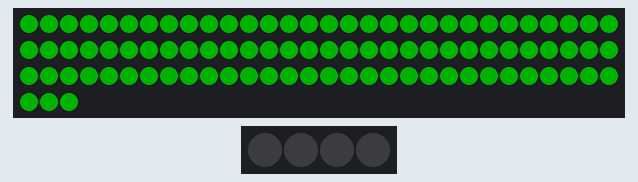
Bench run of a sketch on a simulated ESP32. Parts: 93 RGB LEDs in strip order, left to right, continuing on the next row, 4 RGB LEDs in strip order, left to right. Dim RGB values are drawn brighter than linear; WiFi joins after 1.5 s; servers stay silent unless stated; the local clock reads 2024-03-15 10:24:30 at power-on unless the sketch sets it; what the sketch prints to the serial monitor is not drawn.

Above: at 0.1 s.
At 0.6 s:
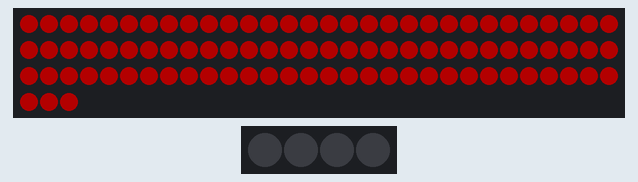
At 1.1 s:
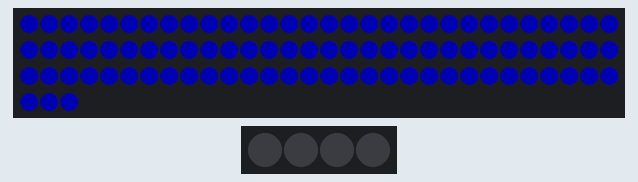
At 3.17 s:
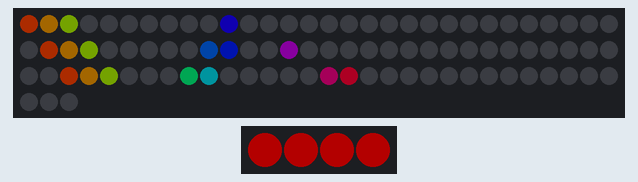
At 21.25 s:
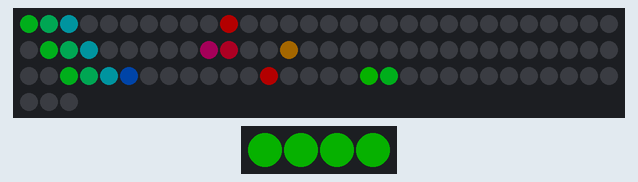
At 39.64 s:
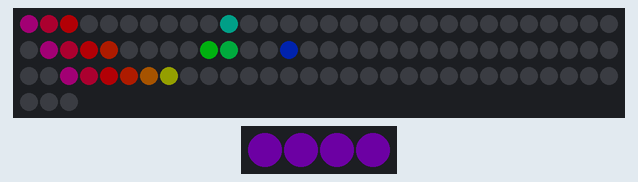
Timing chart, 0 to 40.0 s (numbered marks = the images above):
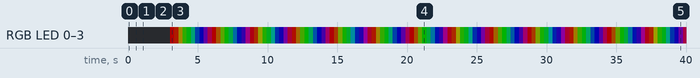

Measured:
- by itself, RGB LED 0–3: off → RGB(60, 0, 0) at 3.0 s, → RGB(52, 8, 0) 0.30 s later, → RGB(32, 27, 0) 0.30 s later, → RGB(13, 47, 0) 0.30 s later, … (123 changes in this stretch)
- what the display in image 1 shows lasts 0.5 s, from 0.5 s to 1.0 s
- what the display in image 2 shows lasts 2.0 s, from 1.0 s to 3.0 s

The sketch:

3DigitRGB_CistercianClock.ino
```cpp
#include <Adafruit_NeoPixel.h>
#include <WiFi.h>
#include <time.h>

#define SDIGITS 8
#define SCOLON  9

#define UPDATERATE  10

unsigned int segmentColor;
unsigned int nextColor;
unsigned long requestDueTime;
unsigned int prevHour;
unsigned int prevMinute;
unsigned int prevSecond;
unsigned int prevColon;
bool updateData;

const char *ntpServer = "pool.ntp.org";
const long gmtOffset_sec = -3600 * 6;
const int daylightOffset_sec = 3600;

const char *ssid     = "YourWifi";
const char *password = "YourPassword";

Adafruit_NeoPixel digitStrip = Adafruit_NeoPixel(93,SDIGITS,NEO_GRB + NEO_KHZ800);
Adafruit_NeoPixel colonStrip = Adafruit_NeoPixel(4, SCOLON, NEO_GRB + NEO_KHZ800);

// 1 to 9 digit cistercian representation
// 1 2 3 4 5 6 7 8 9 10 11 12 13 14 15 16 17 18 19 20 21 22 23 24 25 26 27 28 29 30 31 32
bool numberUnits[10][32] = { { 1, 1, 1, 0, 0, 0, 0, 0, 0, 0, 0, 0, 0, 0, 0, 0, 0, 0, 0, 0, 0, 0, 0, 0, 0, 0, 0, 0, 0, 0, 0, 0 },    // 0
                             { 1, 1, 1, 1, 0, 0, 0, 0, 0, 0, 0, 0, 0, 0, 0, 0, 0, 0, 0, 0, 0, 0, 0, 0, 0, 0, 0, 0, 0, 0, 0, 0 },    // 1
                             { 1, 1, 1, 0, 0, 1, 0, 0, 0, 0, 0, 0, 0, 0, 0, 0, 0, 0, 0, 0, 0, 0, 0, 0, 0, 0, 0, 0, 0, 0, 0, 0 },    // 2
                             { 1, 1, 1, 0, 0, 0, 1, 1, 0, 0, 0, 0, 0, 0, 0, 0, 0, 0, 0, 0, 0, 0, 0, 0, 0, 0, 0, 0, 0, 0, 0, 0 },    // 3
                             { 1, 1, 1, 0, 0, 0, 0, 0, 1, 1, 0, 0, 0, 0, 0, 0, 0, 0, 0, 0, 0, 0, 0, 0, 0, 0, 0, 0, 0, 0, 0, 0 },    // 4
                             { 1, 1, 1, 1, 0, 0, 0, 0, 1, 1, 0, 0, 0, 0, 0, 0, 0, 0, 0, 0, 0, 0, 0, 0, 0, 0, 0, 0, 0, 0, 0, 0 },    // 5
                             { 1, 1, 1, 0, 1, 0, 0, 0, 0, 0, 0, 0, 0, 0, 0, 0, 0, 0, 0, 0, 0, 0, 0, 0, 0, 0, 0, 0, 0, 0, 0, 0 },    // 6
                             { 1, 1, 1, 1, 1, 0, 0, 0, 0, 0, 0, 0, 0, 0, 0, 0, 0, 0, 0, 0, 0, 0, 0, 0, 0, 0, 0, 0, 0, 0, 0, 0 },    // 7
                             { 1, 1, 1, 0, 1, 1, 0, 0, 0, 0, 0, 0, 0, 0, 0, 0, 0, 0, 0, 0, 0, 0, 0, 0, 0, 0, 0, 0, 0, 0, 0, 0 },    // 8
                             { 1, 1, 1, 1, 1, 1, 0, 0, 0, 0, 0, 0, 0, 0, 0, 0, 0, 0, 0, 0, 0, 0, 0, 0, 0, 0, 0, 0, 0, 0, 0, 0 } };  // 9

// 1 2 3 4 5 6 7 8 9 10 11 12 13 14 15 16 17 18 19 20 21 22 23 24 25 26 27 28 29 30 31 32
bool numberTens[10][32] = { { 1, 1, 1, 0, 0, 0, 0, 0, 0, 0, 0, 0, 0, 0, 0, 0, 0, 0, 0, 0, 0, 0, 0, 0, 0, 0, 0, 0, 0, 0, 0, 0 },    // 0
                            { 1, 1, 1, 0, 0, 0, 0, 0, 0, 0, 1, 0, 0, 0, 0, 0, 0, 0, 0, 0, 0, 0, 0, 0, 0, 0, 0, 0, 0, 0, 0, 0 },    // 1
                            { 1, 1, 1, 0, 0, 0, 0, 0, 0, 0, 0, 0, 1, 0, 0, 0, 0, 0, 0, 0, 0, 0, 0, 0, 0, 0, 0, 0, 0, 0, 0, 0 },    // 2
                            { 1, 1, 1, 0, 0, 0, 0, 0, 0, 0, 0, 0, 0, 1, 1, 0, 0, 0, 0, 0, 0, 0, 0, 0, 0, 0, 0, 0, 0, 0, 0, 0 },    // 3
                            { 1, 1, 1, 0, 0, 0, 0, 0, 0, 0, 0, 0, 0, 0, 0, 1, 1, 0, 0, 0, 0, 0, 0, 0, 0, 0, 0, 0, 0, 0, 0, 0 },    // 4
                            { 1, 1, 1, 0, 0, 0, 0, 0, 0, 0, 1, 0, 0, 0, 0, 1, 1, 0, 0, 0, 0, 0, 0, 0, 0, 0, 0, 0, 0, 0, 0, 0 },    // 5
                            { 1, 1, 1, 0, 0, 0, 0, 0, 0, 0, 0, 1, 0, 0, 0, 0, 0, 0, 0, 0, 0, 0, 0, 0, 0, 0, 0, 0, 0, 0, 0, 0 },    // 6
                            { 1, 1, 1, 0, 0, 0, 0, 0, 0, 0, 1, 1, 0, 0, 0, 0, 0, 0, 0, 0, 0, 0, 0, 0, 0, 0, 0, 0, 0, 0, 0, 0 },    // 7
                            { 1, 1, 1, 0, 0, 0, 0, 0, 0, 0, 0, 1, 1, 0, 0, 0, 0, 0, 0, 0, 0, 0, 0, 0, 0, 0, 0, 0, 0, 0, 0, 0 },    // 8
                            { 1, 1, 1, 0, 0, 0, 0, 0, 0, 0, 1, 1, 1, 0, 0, 0, 0, 0, 0, 0, 0, 0, 0, 0, 0, 0, 0, 0, 0, 0, 0, 0 } };  // 9

// 1 2 3 4 5 6 7 8 9 10 11 12 13 14 15 16 17 18 19 20 21 22 23 24 25 26 27 28 29 30 31 32
bool numberHundreds[10][32] = { { 1, 1, 1, 0, 0, 0, 0, 0, 0, 0, 0, 0, 0, 0, 0, 0, 0, 0, 0, 0, 0, 0, 0, 0, 0, 0, 0, 0, 0, 0, 0, 0 },    // 0
                                { 1, 1, 1, 0, 0, 0, 0, 0, 0, 0, 0, 0, 0, 0, 0, 0, 0, 1, 0, 0, 0, 0, 0, 0, 0, 0, 0, 0, 0, 0, 0, 0 },    // 1
                                { 1, 1, 1, 0, 0, 0, 0, 0, 0, 0, 0, 0, 0, 0, 0, 0, 0, 0, 0, 1, 0, 0, 0, 0, 0, 0, 0, 0, 0, 0, 0, 0 },    // 2
                                { 1, 1, 1, 0, 0, 0, 0, 0, 0, 0, 0, 0, 0, 0, 0, 0, 0, 0, 0, 0, 1, 1, 0, 0, 0, 0, 0, 0, 0, 0, 0, 0 },    // 3
                                { 1, 1, 1, 0, 0, 0, 0, 0, 0, 0, 0, 0, 0, 0, 0, 0, 0, 0, 0, 0, 0, 0, 1, 1, 0, 0, 0, 0, 0, 0, 0, 0 },    // 4
                                { 1, 1, 1, 0, 0, 0, 0, 0, 0, 0, 0, 0, 0, 0, 0, 0, 0, 1, 0, 0, 0, 0, 1, 1, 0, 0, 0, 0, 0, 0, 0, 0 },    // 5
                                { 1, 1, 1, 0, 0, 0, 0, 0, 0, 0, 0, 0, 0, 0, 0, 0, 0, 0, 1, 0, 0, 0, 0, 0, 0, 0, 0, 0, 0, 0, 0, 0 },    // 6
                                { 1, 1, 1, 0, 0, 0, 0, 0, 0, 0, 0, 0, 0, 0, 0, 0, 0, 1, 1, 0, 0, 0, 0, 0, 0, 0, 0, 0, 0, 0, 0, 0 },    // 7
                                { 1, 1, 1, 0, 0, 0, 0, 0, 0, 0, 0, 0, 0, 0, 0, 0, 0, 0, 1, 1, 0, 0, 0, 0, 0, 0, 0, 0, 0, 0, 0, 0 },    // 8
                                { 1, 1, 1, 0, 0, 0, 0, 0, 0, 0, 0, 0, 0, 0, 0, 0, 0, 1, 1, 1, 0, 0, 0, 0, 0, 0, 0, 0, 0, 0, 0, 0 } };  // 9

// 1 2 3 4 5 6 7 8 9 10 11 12 13 14 15 16 17 18 19 20 21 22 23 24 25 26 27 28 29 30 31 32
bool numberThousands[10][32] = { { 1, 1, 1, 0, 0, 0, 0, 0, 0, 0, 0, 0, 0, 0, 0, 0, 0, 0, 0, 0, 0, 0, 0, 0, 0, 0, 0, 0, 0, 0, 0, 0 },    // 0
                                 { 1, 1, 1, 0, 0, 0, 0, 0, 0, 0, 0, 0, 0, 0, 0, 0, 0, 0, 0, 0, 0, 0, 0, 0, 1, 0, 0, 0, 0, 0, 0, 0 },    // 1
                                 { 1, 1, 1, 0, 0, 0, 0, 0, 0, 0, 0, 0, 0, 0, 0, 0, 0, 0, 0, 0, 0, 0, 0, 0, 0, 0, 1, 0, 0, 0, 0, 0 },    // 2
                                 { 1, 1, 1, 0, 0, 0, 0, 0, 0, 0, 0, 0, 0, 0, 0, 0, 0, 0, 0, 0, 0, 0, 0, 0, 0, 0, 0, 1, 1, 0, 0, 0 },    // 3
                                 { 1, 1, 1, 0, 0, 0, 0, 0, 0, 0, 0, 0, 0, 0, 0, 0, 0, 0, 0, 0, 0, 0, 0, 0, 0, 0, 0, 0, 0, 1, 1, 0 },    // 4
                                 { 1, 1, 1, 0, 0, 0, 0, 0, 0, 0, 0, 0, 0, 0, 0, 0, 0, 0, 0, 0, 0, 0, 0, 0, 1, 0, 0, 0, 0, 1, 1, 0 },    // 5
                                 { 1, 1, 1, 0, 0, 0, 0, 0, 0, 0, 0, 0, 0, 0, 0, 0, 0, 0, 0, 0, 0, 0, 0, 0, 0, 1, 0, 0, 0, 0, 0, 0 },    // 6
                                 { 1, 1, 1, 0, 0, 0, 0, 0, 0, 0, 0, 0, 0, 0, 0, 0, 0, 0, 0, 0, 0, 0, 0, 0, 1, 1, 0, 0, 0, 0, 0, 0 },    // 7
                                 { 1, 1, 1, 0, 0, 0, 0, 0, 0, 0, 0, 0, 0, 0, 0, 0, 0, 0, 0, 0, 0, 0, 0, 0, 0, 1, 1, 0, 0, 0, 0, 0 },    // 8
                                 { 1, 1, 1, 0, 0, 0, 0, 0, 0, 0, 0, 0, 0, 0, 0, 0, 0, 0, 0, 0, 0, 0, 0, 0, 1, 1, 1, 0, 0, 0, 0, 0 } };  // 9

struct tm timeinfo;

void setup() {
  Serial.begin(115200);


  digitStrip.begin();
  digitStrip.setBrightness(60);
  digitStrip.show(); // Initialize all pixels to 'off'

  colonStrip.begin();
  colonStrip.setBrightness(60);
  colonStrip.show(); // Initialize all pixels to 'off'

  configTime(gmtOffset_sec, daylightOffset_sec, ntpServer);
  for (int i = 0; i < 93; i++){ digitStrip.setPixelColor(i, digitStrip.Color(0, 255, 0)); }digitStrip.show();delay(500);
  for (int i = 0; i < 93; i++){ digitStrip.setPixelColor(i, digitStrip.Color(255, 0, 0)); }digitStrip.show();delay(500);
  for (int i = 0; i < 93; i++){ digitStrip.setPixelColor(i, digitStrip.Color(0, 0, 255)); }digitStrip.show();delay(500);

  uint8_t wifiConectionAttmps = 0;

  WiFi.begin(ssid, password);
  Serial.print("Connecting to ");
  Serial.print(ssid);
  while (WiFi.status() != WL_CONNECTED & wifiConectionAttmps < 20) {
    delay(500);
    Serial.print(".");
    wifiConectionAttmps++;
  }

  configTime(gmtOffset_sec, daylightOffset_sec, ntpServer);

  // Display Time and initialize varibles
  getLocalTime(&timeinfo);
  nextColor = 1;
}

void loop() {
  getLocalTime(&timeinfo);

  if (millis() > requestDueTime) {  // Update clock data every 2 seconds
    updateData = 1;
    requestDueTime = millis() + UPDATERATE;
  }


  if (updateData == 1) {

    segmentColor++;
    if(segmentColor == 255)segmentColor = 1;

    displayTime(timeinfo.tm_hour,timeinfo.tm_min,timeinfo.tm_sec);
    updateData = 0;
  }

}

// Input a value 0 to 255 to get a color value.
// The colours are a transition r - g - b - back to r.
uint32_t Wheel(byte WheelPos) {
  WheelPos = 255 - WheelPos;
  if(WheelPos < 85) {
    return digitStrip.Color(255 - WheelPos * 3, 0, WheelPos * 3);
  }
  if(WheelPos < 170) {
    WheelPos -= 85;
    return digitStrip.Color(0, WheelPos * 3, 255 - WheelPos * 3);
  }
  WheelPos -= 170;
  return digitStrip.Color(WheelPos * 3, 255 - WheelPos * 3, 0);
}

void displayTime( int hours, int minutes, int seconds ){

  if (hours > 9999) hours = 0;
  int h_thousands = hours / 1000;
  int h_hundreds = (hours - (h_thousands * 1000)) / 100;
  int h_tens = (hours - (h_thousands * 1000) - (h_hundreds * 100)) / 10;
  int h_units = hours - (h_thousands * 1000) - (h_hundreds * 100) - (h_tens * 10);

  if (minutes > 9999) minutes = 0;
  int m_thousands = minutes / 1000;
  int m_hundreds = (minutes - (m_thousands * 1000)) / 100;
  int m_tens = (minutes - (m_thousands * 1000) - (m_hundreds * 100)) / 10;
  int m_units = minutes - (m_thousands * 1000) - (m_hundreds * 100) - (m_tens * 10);

  if (seconds > 9999) seconds = 0;
  int s_thousands = seconds / 1000;
  int s_hundreds = (seconds - (s_thousands * 1000)) / 100;
  int s_tens = (seconds - (s_thousands * 1000) - (s_hundreds * 100)) / 10;
  int s_units = seconds - (s_thousands * 1000) - (s_hundreds * 100) - (s_tens * 10);


  for (int i = 62; i < 93; i++) {
  if(numberThousands[s_thousands][i-62] | numberHundreds[s_hundreds][i-62] | numberTens[s_tens][i-62] | numberUnits[s_units][i-62]){
    digitStrip.setPixelColor(i, Wheel(segmentColor+(nextColor*16)));
   }else{
    digitStrip.setPixelColor(i, digitStrip.Color(0, 0, 0));
    }nextColor++;
  }


  colonStrip.setPixelColor(0, Wheel(segmentColor+(nextColor*16)));
  colonStrip.setPixelColor(1, Wheel(segmentColor+(nextColor*16)));
  nextColor++;

  for (int i = 31; i < 62; i++) {
    if(numberThousands[m_thousands][i-31] | numberHundreds[m_hundreds][i-31] | numberTens[m_tens][i-31] | numberUnits[m_units][i-31]){
    digitStrip.setPixelColor(i, Wheel(segmentColor+(nextColor*16)));
   }else{
    digitStrip.setPixelColor(i, digitStrip.Color(0, 0, 0));
    }nextColor++;
  }


  colonStrip.setPixelColor(2, Wheel(segmentColor+(nextColor*16)));
  colonStrip.setPixelColor(3, Wheel(segmentColor+(nextColor*16)));
  nextColor++;

  for (int i = 0; i < 31; i++) {
    if(numberThousands[h_thousands][i] | numberHundreds[h_hundreds][i] | numberTens[h_tens][i] | numberUnits[h_units][i]){
    digitStrip.setPixelColor(i, Wheel(segmentColor+(nextColor*16)));
   }else{
    digitStrip.setPixelColor(i, digitStrip.Color(0, 0, 0));
    }nextColor++;
  }

   digitStrip.show();
   colonStrip.show();
   nextColor = 0;
}
```
